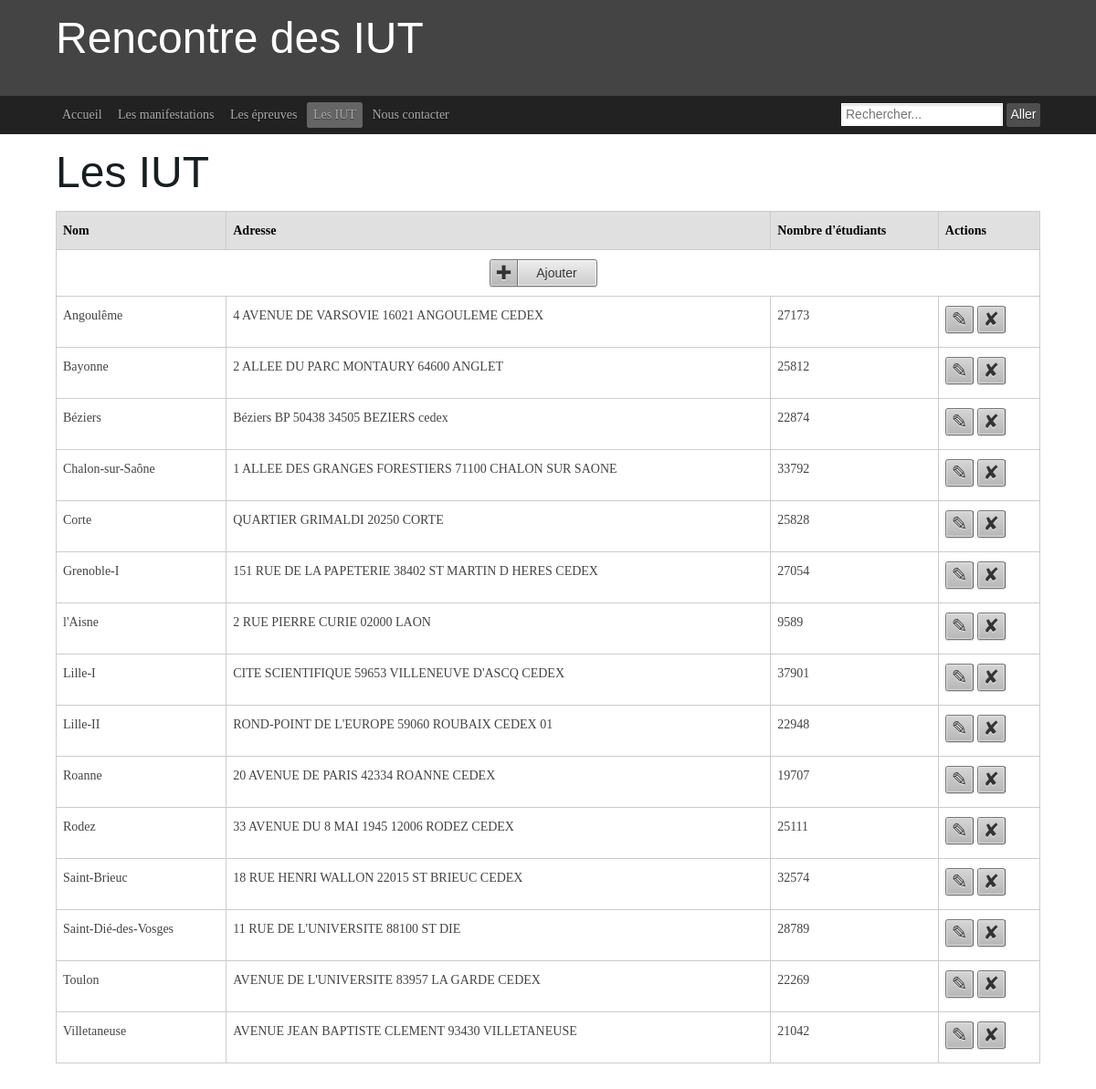
Before: /iut.php with the older database file.
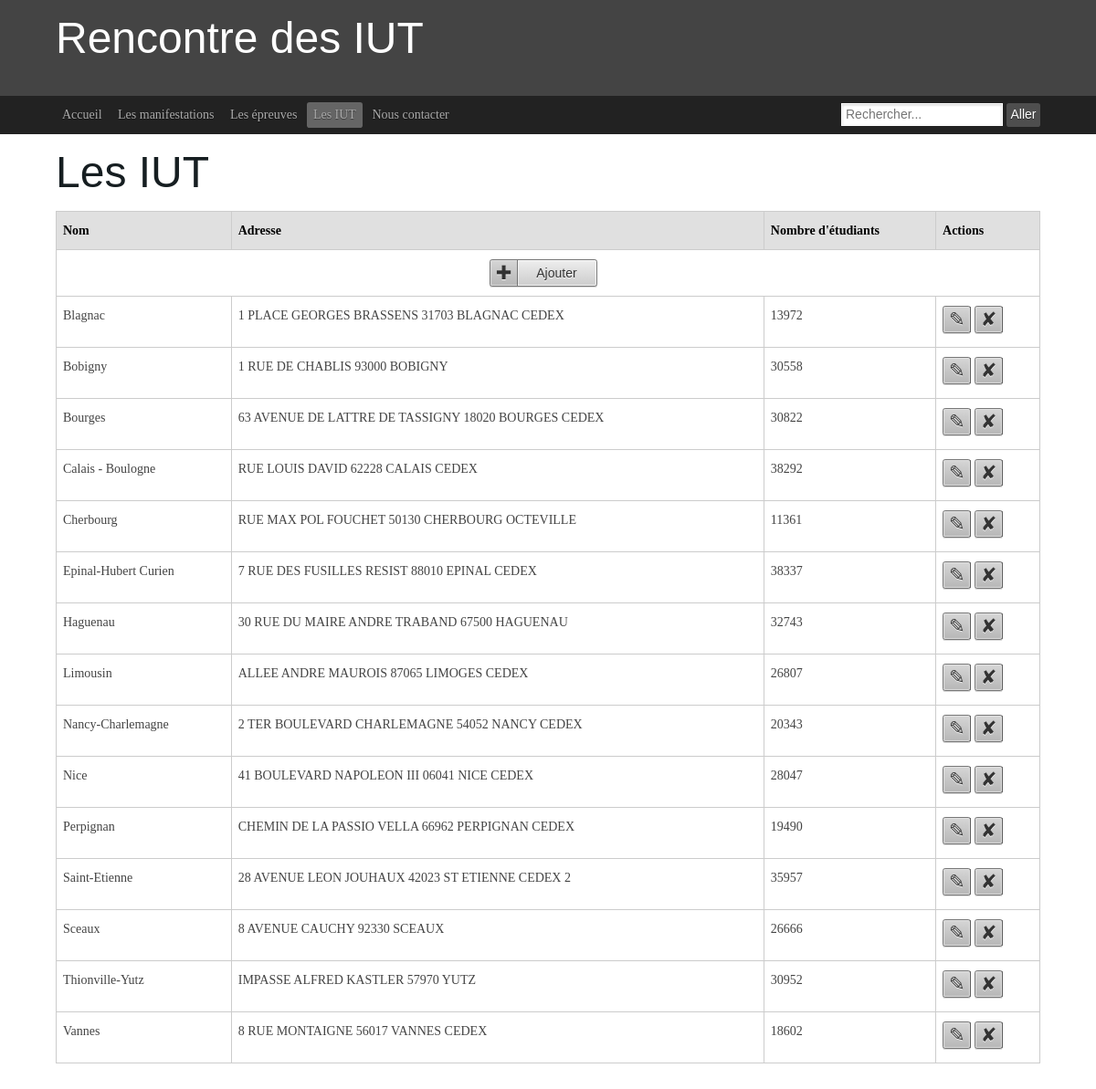
After: the same page with the newer database file.
### tables this page shows
create table iut (
noIut int(5) not null auto_increment,
nomIut varchar(80),
adresse varchar(80),
nbEtudiants int(5),
primary key (noIut)
);

### queryUtil.php (called while the page is built, shortened)
<?php
function query($query) {
    $bdd = mysqli_connect('aquassaut.pwnz.org','proje','tbdd','projet');
    $result = mysqli_query($bdd, $query);
    return mysqli_fetch_all($result);
}
?>

### iut.php (the view, shortened to what this page needs)
<?php
require_once "queryUtil.php";
require_once "pageTemplate.php";
function selectAllIUT() {
    $q = 'select * from iut order by nomIut;';
    return query($q);
}
function printAllIUT()
{
    $array = selectAllIUT();
    echo ('
                    <script src="scriptIUT.js"></script>
                    <article class="ym-content">
                        <table class="bordertable">
                            <thead>
                                <tr>
                                    <th>Nom</th>
                                    <th>Adresse</th>
                                    <th>Nombre d\'étudiants</th>
                                    <th>Actions</th>
                                </tr>
                            </thead>
                            <tbody>
                                <tr id="0">
                                    <td colspan="4">
                                        <center>
                                            <button class="ym-button ym-add" onclick="popForm(0);">Ajouter</button>
                                        </center>
                                    </td>
                                </tr>
    ');
    foreach( $array as $activ)
    {
        echo('
                                <tr id="'.$activ[0].'">
                                    <td>'.$activ[1].'</td>
                                    <td>'.$activ[2].'</td>
                                    <td>'.$activ[3].'</td>
                                    <td>
                                        <form id="form-iut-'.$activ[0].'" method="post" action="">
                                            <input type="hidden" name="action" value="delete">
                                            <input type="hidden" name="id" value="'.$activ[0].'">
                                        </form>
                                        <button class="ym-button ym-edit ym-ico-btn" onclick="popForm('.$activ[0].');"></button>
                                        <button type="submit" class="ym-button ym-delete ym-ico-btn" onclick="document.getElementById(\'form-iut-'.$activ[0].'\').submit();"></button>
                                    </td>
                                </tr>
        ');
    }
    echo ('
                            </tbody>
                        </table>
                    </article>
    ');
}
pheader("iut.php");
printAllIUT();
pfooter();

### pageTemplate.php
<?php
function pheader($pageName) {
    $pages = [
        ["accueil.php", "Accueil"],
        ["manifs.php", "Les manifestations"],
        ["epreuves.php", "Les épreuves"],
        ["iut.php", "Les IUT"],
        ["contact.php", "Nous contacter"]
    ];
    $caller = -1;
    for($i = 0; $i < count($pages); $i += 1) {
        if ($pageName === $pages[$i][0]) {
            $caller = $i;
            break;
        }
    }
    $title = '';
    if ($caller === -1) {
        $title .= $pageName;
    } else {
        $title .= $pages[$caller][1];
    }
    echo ('
<!DOCTYPE html>
<html>
<head>
    <meta charset="utf-8">
    <title>Site des manifestations inter-IUT</title>
    <link rel="stylesheet" type="text/css" href="lib/yaml/yaml/core/base.css">
    <link rel="stylesheet" type="text/css" href="lib/yaml/yaml/forms/gray-theme.css">
    <link rel="stylesheet" type="text/css" href="lib/yaml/yaml/navigation/hlist.css">
    <link rel="stylesheet" type="text/css" href="lib/yaml/yaml/navigation/vlist.css">
    <link rel="stylesheet" type="text/css" href="lib/yaml/yaml/screen/screen-FULLPAGE-layout.css">
    <link rel="stylesheet" type="text/css" href="lib/yaml/yaml/screen/typography.css">
    <link rel="stylesheet" type="text/css" href="lib/yaml/yaml/modifs.css">
</head>
<body>
    <header>
        <div class="ym-wrapper">
            <div class="ym-wbox">
                <hgroup>
                    <h1> Rencontre des IUT </h1>
                </hgroup>
            </div>
        </div>
    </header>
    <nav id="nav">
        <div class="ym-wrapper">
            <div class= "ym-hlist">
                <ul>
    ');
    foreach($pages as $page) {
        if ($pageName === $page[0]) {
            echo('
                    <li class="active"><a href="'.$page[0].'">'.$page[1].'</a></li>
            ');
        } else {
            echo('
                    <li><a href="'.$page[0].'">'.$page[1].'</a></li>
            ');
        }
    }
    echo('
                </ul>
                <form class="ym-searchform" action="recherche.php" method="get">
                    <input class="ym-searchfield" name="recherche" type="search" placeholder="Rechercher...">
                    <input class="ym-searchbutton" type="submit" value="Aller">
                </form>
            </div>
        </div>
    </nav>
    <main>
        <div class="ym-wrapper">
            <div class="ym-wbox">
                <h1>'.$title.'</h1>
                <section class="ym-grid linearize-level-1">
    ');
}
function pfooter() {
    echo ('
                </section>
            </div>
        </div>
    </main>
    <footer>
    </footer>
</body>
</html>
    ');
}

Changed rows visible on the page:
removed iut: nomIut "Angoulême", adresse "4 AVENUE DE VARSOVIE 16021 ANGOULEME CEDEX", nbEtudiants "27173"
removed iut: nomIut "Béziers", adresse "Béziers BP 50438 34505 BEZIERS cedex", nbEtudiants "22874"
removed iut: nomIut "Chalon-sur-Saône", adresse "1 ALLEE DES GRANGES FORESTIERS 71100 CHALON SUR SAONE", nbEtudiants "33792"
removed iut: nomIut "Grenoble-I", adresse "151 RUE DE LA PAPETERIE 38402 ST MARTIN D HERES CEDEX", nbEtudiants "27054"
removed iut: nomIut "l'Aisne", adresse "2 RUE PIERRE CURIE 02000 LAON", nbEtudiants "9589"
removed iut: nomIut "Lille-I", adresse "CITE SCIENTIFIQUE 59653 VILLENEUVE D'ASCQ CEDEX", nbEtudiants "37901"
removed iut: nomIut "Lille-II", adresse "ROND-POINT DE L'EUROPE 59060 ROUBAIX CEDEX 01", nbEtudiants "22948"
removed iut: nomIut "Rodez", adresse "33 AVENUE DU 8 MAI 1945 12006 RODEZ CEDEX", nbEtudiants "25111"
removed iut: nomIut "Saint-Brieuc", adresse "18 RUE HENRI WALLON 22015 ST BRIEUC CEDEX", nbEtudiants "32574"
removed iut: nomIut "Saint-Dié-des-Vosges", adresse "11 RUE DE L'UNIVERSITE 88100 ST DIE", nbEtudiants "28789"
removed iut: nomIut "Villetaneuse", adresse "AVENUE JEAN BAPTISTE CLEMENT 93430 VILLETANEUSE", nbEtudiants "21042"
added iut: nomIut "Blagnac", adresse "1 PLACE GEORGES BRASSENS 31703 BLAGNAC CEDEX", nbEtudiants "13972"
added iut: nomIut "Bobigny", adresse "1 RUE DE CHABLIS 93000 BOBIGNY", nbEtudiants "30558"
changed iut: nomIut "Corte" → "Bourges"; adresse "QUARTIER GRIMALDI 20250 CORTE" → "63 AVENUE DE LATTRE DE TASSIGNY 18020 BOURGES CEDEX"; nbEtudiants "25828" → "30822"; moves up the list
added iut: nomIut "Calais - Boulogne", adresse "RUE LOUIS DAVID 62228 CALAIS CEDEX", nbEtudiants "38292"
added iut: nomIut "Cherbourg", adresse "RUE MAX POL FOUCHET 50130 CHERBOURG OCTEVILLE", nbEtudiants "11361"
added iut: nomIut "Epinal-Hubert Curien", adresse "7 RUE DES FUSILLES RESIST 88010 EPINAL CEDEX", nbEtudiants "38337"
added iut: nomIut "Haguenau", adresse "30 RUE DU MAIRE ANDRE TRABAND 67500 HAGUENAU", nbEtudiants "32743"
added iut: nomIut "Limousin", adresse "ALLEE ANDRE MAUROIS 87065 LIMOGES CEDEX", nbEtudiants "26807"
added iut: nomIut "Nancy-Charlemagne", adresse "2 TER BOULEVARD CHARLEMAGNE 54052 NANCY CEDEX", nbEtudiants "20343"
added iut: nomIut "Nice", adresse "41 BOULEVARD NAPOLEON III 06041 NICE CEDEX", nbEtudiants "28047"
changed iut: nomIut "Toulon" → "Perpignan"; adresse "AVENUE DE L'UNIVERSITE 83957 LA GARDE CEDEX" → "CHEMIN DE LA PASSIO VELLA 66962 PERPIGNAN CEDEX"; nbEtudiants "22269" → "19490"; moves up the list
added iut: nomIut "Saint-Etienne", adresse "28 AVENUE LEON JOUHAUX 42023 ST ETIENNE CEDEX 2", nbEtudiants "35957"
changed iut: nomIut "Roanne" → "Sceaux"; adresse "20 AVENUE DE PARIS 42334 ROANNE CEDEX" → "8 AVENUE CAUCHY 92330 SCEAUX"; nbEtudiants "19707" → "26666"; moves down the list
added iut: nomIut "Thionville-Yutz", adresse "IMPASSE ALFRED KASTLER 57970 YUTZ", nbEtudiants "30952"
changed iut: nomIut "Bayonne" → "Vannes"; adresse "2 ALLEE DU PARC MONTAURY 64600 ANGLET" → "8 RUE MONTAIGNE 56017 VANNES CEDEX"; nbEtudiants "25812" → "18602"
